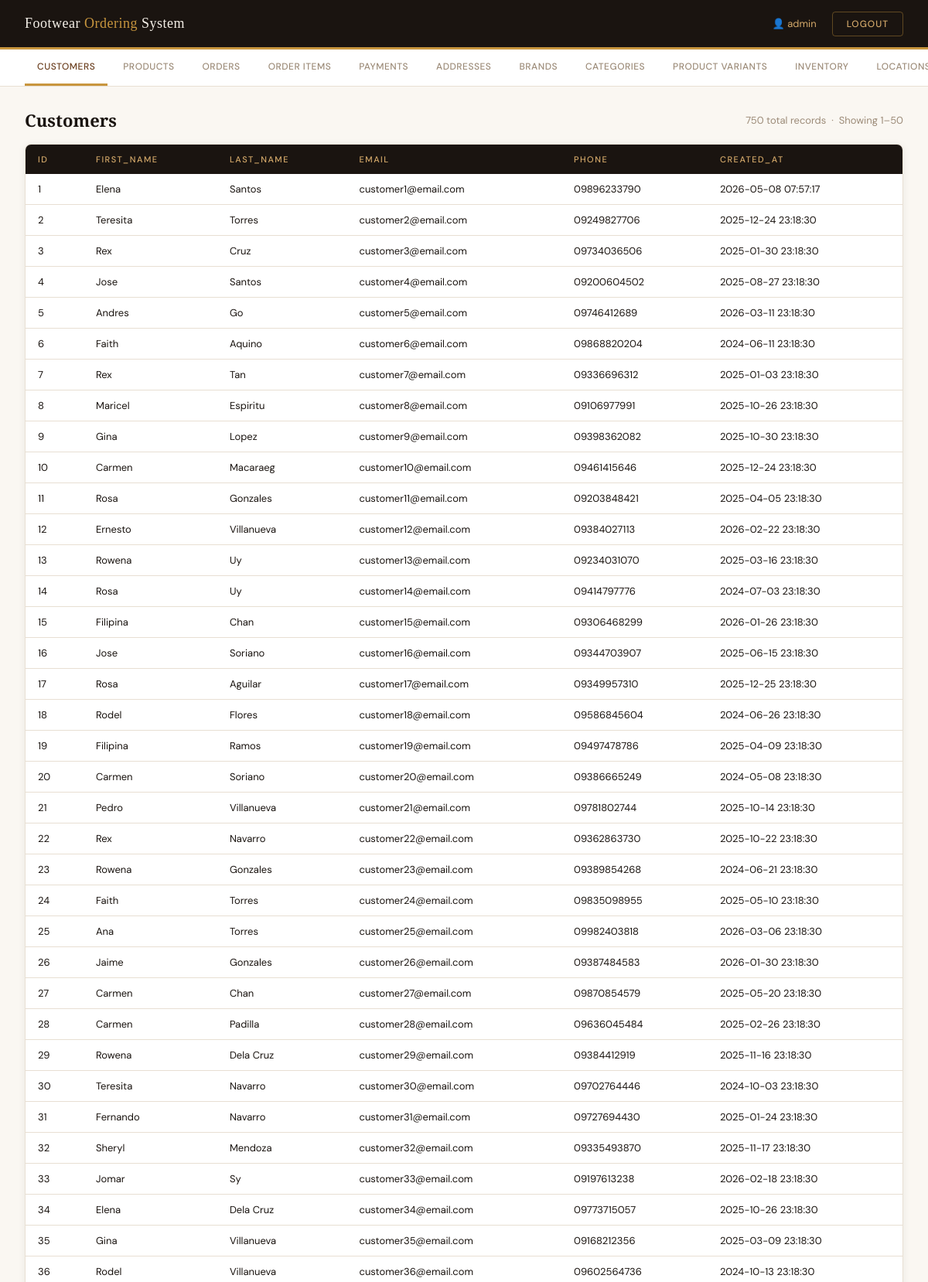
The app's page /view2.php (signed in, upper part) with its own data.
### tables this page shows
CREATE TABLE `customers` (
  `id` int(11) NOT NULL AUTO_INCREMENT,
  `first_name` varchar(80) NOT NULL,
  `last_name` varchar(80) NOT NULL,
  `email` varchar(150) NOT NULL,
  `phone` varchar(30) DEFAULT NULL,
  `created_at` timestamp NOT NULL DEFAULT current_timestamp(),
  PRIMARY KEY (`id`),
  UNIQUE KEY `email` (`email`)
);

### view2.php (the view, shortened to what this page needs)
<?php
$servername = getenv('MYSQLHOST')     ?: 'localhost';
$username   = getenv('MYSQLUSER')     ?: 'root';
$password   = getenv('MYSQLPASSWORD') ?: '';
$dbname     = getenv('MYSQLDATABASE') ?: 'footwear';
$port       = getenv('MYSQLPORT')     ?: 3306;
$conn = new mysqli($servername, $username, $password, $dbname, $port);
$table  = isset($_GET["table"]) ? $_GET["table"] : "customers";
$tables = ["customers","products","orders","order_items",
           "payments","addresses","brands","categories",
           "product_variants","inventory","locations"];
$limit       = 50;
$page        = isset($_GET["page"]) ? (int)$_GET["page"] : 1;
$offset      = ($page - 1) * $limit;
$total_result = $conn->query("SELECT COUNT(*) AS total FROM $table");
$total_row    = $total_result->fetch_assoc();
$total        = $total_row["total"];
$result = $conn->query("SELECT * FROM $table LIMIT $limit OFFSET $offset");
?>
<!DOCTYPE html>
<html lang="en">
<head>
</head>
<body>
<header>
    <div class="header-brand">Footwear <span>Ordering</span> System</div>
    <div class="header-right">
        <span class="header-user">👤 <?= htmlspecialchars($_SESSION["username"]) ?></span>
        <a href="logout.php" class="btn-logout">Logout</a>
    </div>
</header>
<nav class="table-nav">
    <?php foreach ($tables as $t): ?>
        <a href="?table=<?= $t ?>" <?= $t === $table ? 'class="active"' : '' ?>>
            <?= ucfirst(str_replace('_', ' ', $t)) ?>
        </a>
    <?php endforeach; ?>
</nav>
<main>
    <div class="table-header">
        <h2 class="table-title"><?= ucfirst(str_replace('_', ' ', $table)) ?></h2>
        <span class="table-meta">
            <?= $total ?> total records &nbsp;·&nbsp;
            Showing <?= $offset + 1 ?>–<?= min($offset + $limit, $total) ?>
        </span>
    </div>
    <div class="table-wrapper">
        <?php if ($result && $result->num_rows > 0): ?>
        <table>
            <thead>
                <tr>
                    <?php
                    $fields = $result->fetch_fields();
                    foreach ($fields as $field) {
                        echo "<th>" . htmlspecialchars($field->name) . "</th>";
                    }
                    ?>
                </tr>
            </thead>
            <tbody>
                <?php while ($row = $result->fetch_assoc()): ?>
                <tr>
                    <?php foreach ($row as $value): ?>
                        <?php if (is_null($value)): ?>
                            <td class="null-val">NULL</td>
                        <?php else: ?>
                            <td title="<?= htmlspecialchars($value) ?>">
                                <?= htmlspecialchars($value) ?>
                            </td>
                        <?php endif; ?>
                    <?php endforeach; ?>
                </tr>
                <?php endwhile; ?>
            </tbody>
        </table>
        <?php endif; ?>
    </div>
</main>
</body>
</html>

### view2.php (style rules this page uses)
*, *::before, *::after { box-sizing: border-box; margin: 0; padding: 0; }
:root { --cream: #F5F0E8; --dark: #1A1410; --brown: #6B3F1F; --gold: #C8963E; --tan: #D4A96A; --light: #FAF7F2; --muted: #9C8B78; --border: #E8DFD3; }
body { font-family: 'DM Sans', sans-serif; background: var(--light); color: var(--dark); min-height: 100vh; }
header { background: var(--dark); padding: 0 32px; display: flex; align-items: center; justify-content: space-between; height: 64px; position: sticky; top: 0; z-index: 100; border-bottom: 3px solid var(--gold); }
.header-brand { font-family: 'Playfair Display', serif; font-size: 18px; color: var(--cream); letter-spacing: 0.5px; }
.header-brand span { color: var(--gold); }
.header-right { display: flex; align-items: center; gap: 20px; }
.header-user { font-size: 13px; color: var(--tan); }
.btn-logout { padding: 7px 18px; background: transparent; border: 1.5px solid rgba(200,150,62,0.4); border-radius: 4px; color: var(--tan); font-family: 'DM Sans', sans-serif; font-size: 12px; font-weight: 500; letter-spacing: 1px; text-decoration: none; text-transform: uppercase; transition: all 0.2s; }
.table-nav { background: #fff; border-bottom: 1px solid var(--border); padding: 0 32px; display: flex; gap: 4px; overflow-x: auto; }
.table-nav a { display: inline-block; padding: 14px 16px; font-size: 12px; font-weight: 500; letter-spacing: 0.5px; text-transform: uppercase; color: var(--muted); text-decoration: none; border-bottom: 3px solid transparent; white-space: nowrap; transition: all 0.2s; }
.table-nav a.active { color: var(--brown); border-bottom-color: var(--gold); }
main { padding: 28px 32px; }
.table-header { display: flex; align-items: center; justify-content: space-between; margin-bottom: 16px; }
.table-title { font-family: 'Playfair Display', serif; font-size: 22px; color: var(--dark); }
.table-meta { font-size: 13px; color: var(--muted); }
.table-wrapper { background: #fff; border: 1px solid var(--border); border-radius: 8px; overflow: auto; box-shadow: 0 2px 12px rgba(26,20,16,0.06); }
table { width: 100%; border-collapse: collapse; font-size: 13px; }
thead tr { background: var(--dark); }
thead th { padding: 12px 16px; text-align: left; color: var(--tan); font-weight: 500; font-size: 11px; letter-spacing: 1.5px; text-transform: uppercase; white-space: nowrap; }
tbody tr { border-bottom: 1px solid var(--border); transition: background 0.15s; }
tbody td { padding: 11px 16px; color: var(--dark); white-space: nowrap; max-width: 220px; overflow: hidden; text-overflow: ellipsis; }

### records on screen
customers: id "1", first_name "Elena", last_name "Santos", email "customer1@email.com", phone "09896233790", created_at "2026-05-08 07:57:17"
customers: id "2", first_name "Teresita", last_name "Torres", email "customer2@email.com", phone "09249827706", created_at "2025-12-24 23:18:30"
customers: id "3", first_name "Rex", last_name "Cruz", email "customer3@email.com", phone "09734036506", created_at "2025-01-30 23:18:30"
customers: id "4", first_name "Jose", last_name "Santos", email "customer4@email.com", phone "09200604502", created_at "2025-08-27 23:18:30"
customers: id "5", first_name "Andres", last_name "Go", email "customer5@email.com", phone "09746412689", created_at "2026-03-11 23:18:30"
customers: id "6", first_name "Faith", last_name "Aquino", email "customer6@email.com", phone "09868820204", created_at "2024-06-11 23:18:30"
customers: id "7", first_name "Rex", last_name "Tan", email "customer7@email.com", phone "09336696312", created_at "2025-01-03 23:18:30"
customers: id "8", first_name "Maricel", last_name "Espiritu", email "customer8@email.com", phone "09106977991", created_at "2025-10-26 23:18:30"
customers: id "9", first_name "Gina", last_name "Lopez", email "customer9@email.com", phone "09398362082", created_at "2025-10-30 23:18:30"
customers: id "10", first_name "Carmen", last_name "Macaraeg", email "customer10@email.com", phone "09461415646", created_at "2025-12-24 23:18:30"
customers: id "11", first_name "Rosa", last_name "Gonzales", email "customer11@email.com", phone "09203848421", created_at "2025-04-05 23:18:30"
customers: id "12", first_name "Ernesto", last_name "Villanueva", email "customer12@email.com", phone "09384027113", created_at "2026-02-22 23:18:30"
customers: id "13", first_name "Rowena", last_name "Uy", email "customer13@email.com", phone "09234031070", created_at "2025-03-16 23:18:30"
customers: id "14", first_name "Rosa", last_name "Uy", email "customer14@email.com", phone "09414797776", created_at "2024-07-03 23:18:30"
customers: id "15", first_name "Filipina", last_name "Chan", email "customer15@email.com", phone "09306468299", created_at "2026-01-26 23:18:30"
customers: id "16", first_name "Jose", last_name "Soriano", email "customer16@email.com", phone "09344703907", created_at "2025-06-15 23:18:30"
customers: id "17", first_name "Rosa", last_name "Aguilar", email "customer17@email.com", phone "09349957310", created_at "2025-12-25 23:18:30"
customers: id "18", first_name "Rodel", last_name "Flores", email "customer18@email.com", phone "09586845604", created_at "2024-06-26 23:18:30"
customers: id "19", first_name "Filipina", last_name "Ramos", email "customer19@email.com", phone "09497478786", created_at "2025-04-09 23:18:30"
customers: id "20", first_name "Carmen", last_name "Soriano", email "customer20@email.com", phone "09386665249", created_at "2024-05-08 23:18:30"
customers: id "21", first_name "Pedro", last_name "Villanueva", email "customer21@email.com", phone "09781802744", created_at "2025-10-14 23:18:30"
customers: id "22", first_name "Rex", last_name "Navarro", email "customer22@email.com", phone "09362863730", created_at "2025-10-22 23:18:30"
customers: id "23", first_name "Rowena", last_name "Gonzales", email "customer23@email.com", phone "09389854268", created_at "2024-06-21 23:18:30"
customers: id "24", first_name "Faith", last_name "Torres", email "customer24@email.com", phone "09835098955", created_at "2025-05-10 23:18:30"
customers: id "25", first_name "Ana", last_name "Torres", email "customer25@email.com", phone "09982403818", created_at "2026-03-06 23:18:30"
customers: id "26", first_name "Jaime", last_name "Gonzales", email "customer26@email.com", phone "09387484583", created_at "2026-01-30 23:18:30"
customers: id "27", first_name "Carmen", last_name "Chan", email "customer27@email.com", phone "09870854579", created_at "2025-05-20 23:18:30"
customers: id "28", first_name "Carmen", last_name "Padilla", email "customer28@email.com", phone "09636045484", created_at "2025-02-26 23:18:30"
customers: id "29", first_name "Rowena", last_name "Dela Cruz", email "customer29@email.com", phone "09384412919", created_at "2025-11-16 23:18:30"
customers: id "30", first_name "Teresita", last_name "Navarro", email "customer30@email.com", phone "09702764446", created_at "2024-10-03 23:18:30"
customers: id "31", first_name "Fernando", last_name "Navarro", email "customer31@email.com", phone "09727694430", created_at "2025-01-24 23:18:30"
customers: id "32", first_name "Sheryl", last_name "Mendoza", email "customer32@email.com", phone "09335493870", created_at "2025-11-17 23:18:30"
customers: id "33", first_name "Jomar", last_name "Sy", email "customer33@email.com", phone "09197613238", created_at "2026-02-18 23:18:30"
customers: id "34", first_name "Elena", last_name "Dela Cruz", email "customer34@email.com", phone "09773715057", created_at "2025-10-26 23:18:30"
customers: id "35", first_name "Gina", last_name "Villanueva", email "customer35@email.com", phone "09168212356", created_at "2025-03-09 23:18:30"
customers: id "36", first_name "Rodel", last_name "Villanueva", email "customer36@email.com", phone "09602564736", created_at "2024-10-13 23:18:30"

### other values on screen
$_SESSION["username"] "admin"
str_replace('_', ' ', $t) "CUSTOMERS"
str_replace('_', ' ', $t) "PRODUCTS"
str_replace('_', ' ', $t) "ORDERS"
str_replace('_', ' ', $t) "ORDER ITEMS"
str_replace('_', ' ', $t) "PAYMENTS"
str_replace('_', ' ', $t) "ADDRESSES"
str_replace('_', ' ', $t) "BRANDS"
str_replace('_', ' ', $t) "CATEGORIES"
str_replace('_', ' ', $t) "PRODUCT VARIANTS"
str_replace('_', ' ', $t) "INVENTORY"
str_replace('_', ' ', $table) "Customers"
$total "750"
$offset + 1 "1"
min($offset + $limit, $total) "50"
